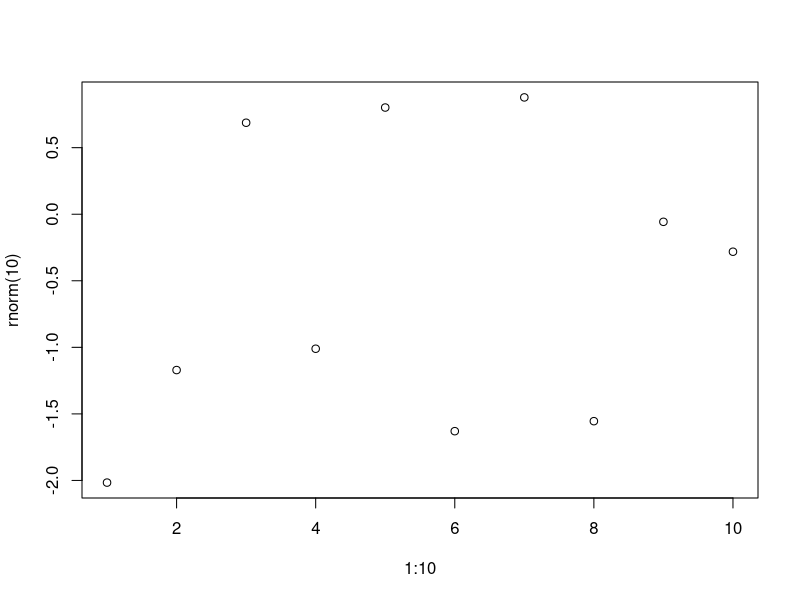
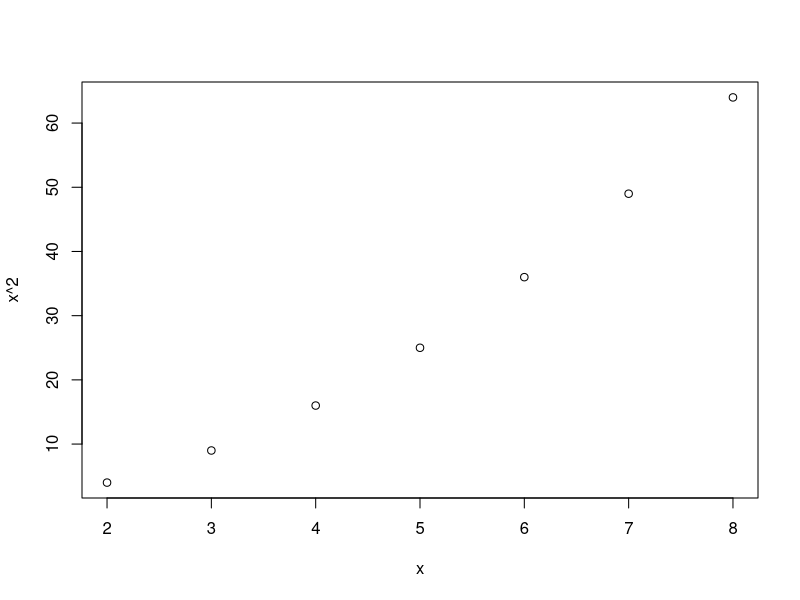

Generate these figures, in order, with R:
## ---- chunk 1
#| fig-cap: Simple demo R plot
#| lightbox:
#|   group: r-graph
#|   description: This is 1 to 10 plot
plot(1:10, rnorm(10))
## ---- chunk 2
#| label: fig-test-plot
#| echo: true
#| eval: true
x = 2:8
plot(x = x, y = x**2)
